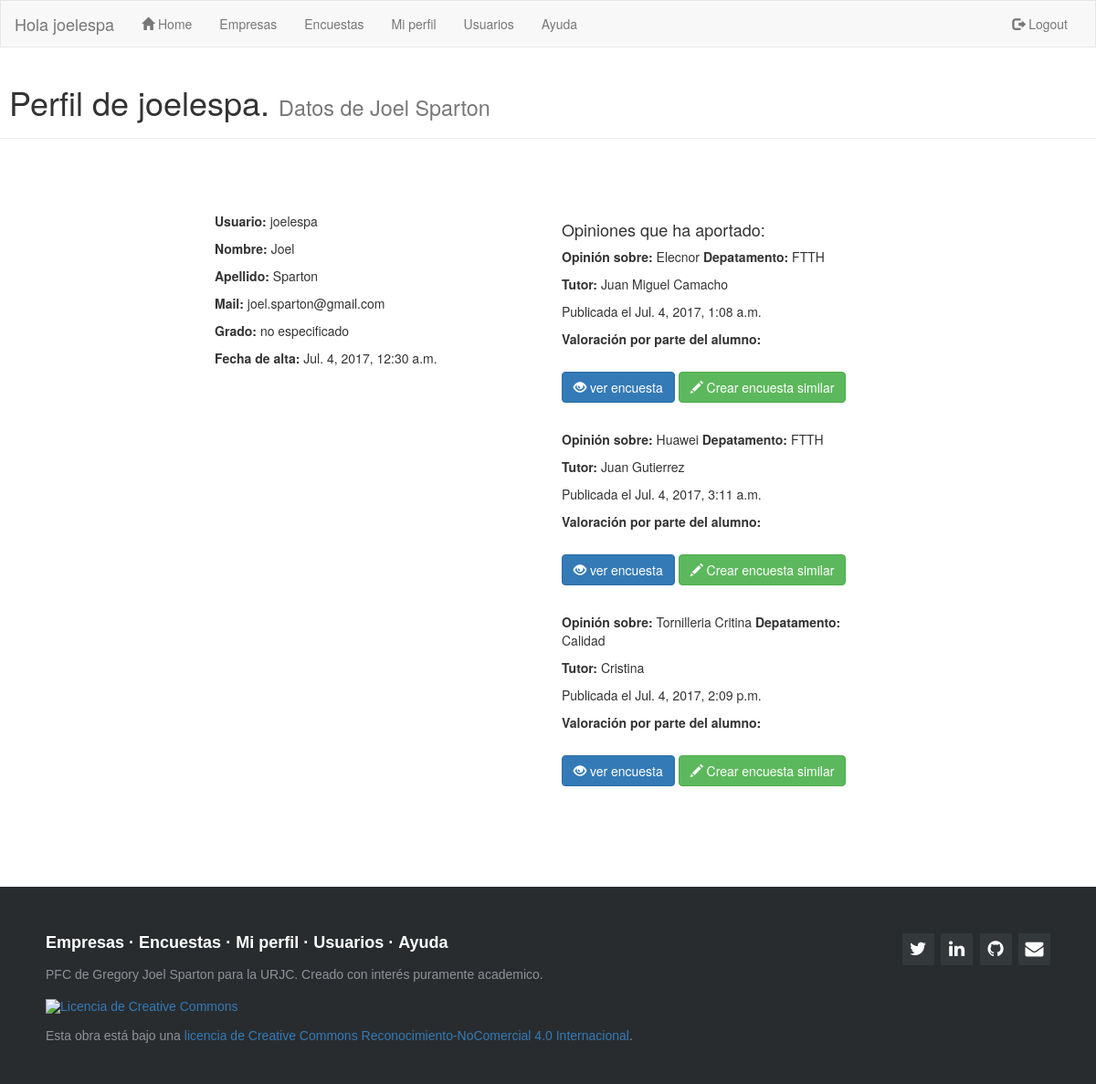
The page /usuarios/joelespa/ (signed in) on the database as committed earlier.
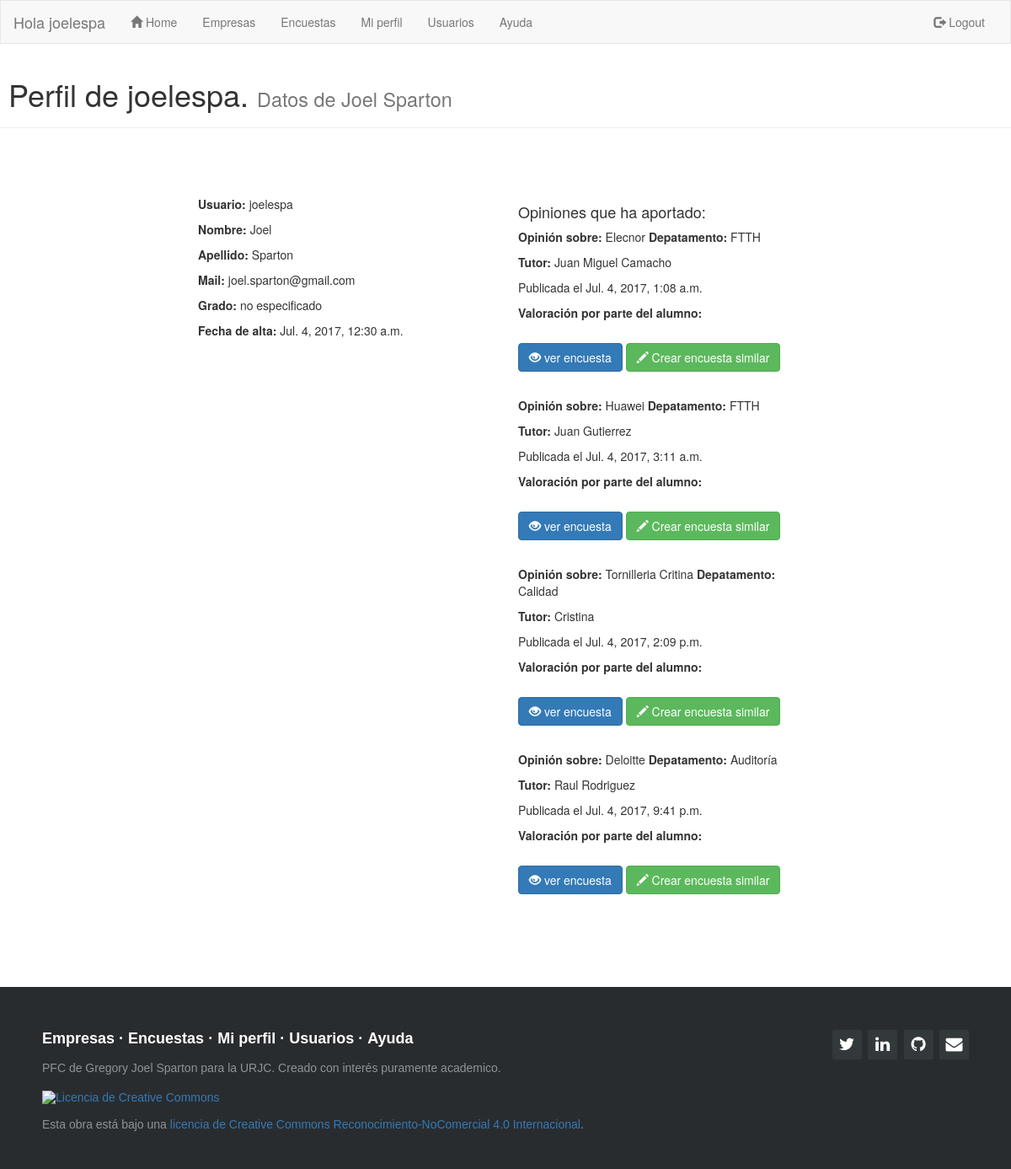
The same page on the database as committed later.
### sopa/models.py (models this page shows)
class encuestas(models.Model):
    user = models.TextField(max_length=20,null=True,blank=True,default='')
    nombre_empresa = models.TextField(max_length=30,null=True,blank=True,default='')
    tutor = models.TextField(max_length=20,null=True,blank=True,default='')
    departamento = models.TextField(max_length=20,null=True,blank=True,default='')
    id_encuesta = models.IntegerField(null=True,blank=True,default='0')
    created_date = models.DateTimeField(default=timezone.now)
    pf1 = models.TextField(max_length=20,null=True,blank=True,default='')
    pf11 = models.TextField(max_length=20,null=True,blank=True,default='')
    pf2 = models.TextField(max_length=20,null=True,blank=True,default='')
    pf22 = models.TextField(max_length=20,null=True,blank=True,default='')
    pb1 = models.TextField(max_length=20,null=True,blank=True,default='')
    pb2 = models.TextField(max_length=20,null=True,blank=True,default='')
    pb3 = models.TextField(max_length=20,null=True,blank=True,default='')
    pb4 = models.TextField(max_length=20,null=True,blank=True,default='')
    ps1 = models.TextField(max_length=20,null=True,blank=True,default='')
    ps2 = models.TextField(max_length=20,null=True,blank=True,default='')
    ps3 = models.TextField(max_length=20,null=True,blank=True,default='')
    ps4 = models.TextField(max_length=20,null=True,blank=True,default='')
    ps5 = models.TextField(max_length=20,null=True,blank=True,default='')
    ps6 = models.TextField(max_length=20,null=True,blank=True,default='')
    ps7 = models.TextField(max_length=20,null=True,blank=True,default='')
    pa1 = models.TextField(max_length=20,null=True,blank=True,default='')
    pa2 = models.TextField(max_length=20,null=True,blank=True,default='')
    nota = models.IntegerField(null=True,blank=True,default='0')

### sopa/views.py (the view)
# urls.py: url(r'^usuarios/(?P<u>.+)/$', views.detalle_usuario, name='detalle_usuarios'),
@login_required
def detalle_usuario(request, u):
    usuario = get_object_or_404(usuarios, username = u)
    try:
        grado = grados.objects.get(id_grado=usuario.id_grado)
    except ObjectDoesNotExist:
        grado = "no especificado"
    hayopiniones = encuestas.objects.filter(user = usuario)
    if hayopiniones:
        aux=""
        opiniones = hayopiniones
    else:
        aux="No ha añadido opiniones"
        opiniones = ""
    return render(request, 'sopa/detalle_usuario.html', {'titulo': 'Detalle de usuario' ,'usuario' : usuario, 'grado' : grado, 'opiniones' : opiniones, 'aux':aux})

### sopa/templates/sopa/detalle_usuario.html (shortened to what this page needs)
{% extends "sopa/index.html" %}
{% block content %}
<div class="page-header">
  <h1>&nbsp;Perfil de {{usuario.username}}. <small>Datos de {{usuario.first_name}} {{usuario.last_name}}</small></h1>
</div>
<div class="container">
    <br />
    <br />
    <br />
<div class ="col-md-4 col-md-offset-2">
<p><b> Usuario:</b> {{usuario.username}} </p>
<p><b> Nombre:</b> {{usuario.first_name}} </p>
<p><b> Apellido:</b> {{usuario.last_name}} </p>
<p><b> Mail:</b> {{usuario.email}} </p>
<p><b> Grado:</b> {{grado}}{{grado.nombre_grado}} </p>
<p><b> Fecha de alta:</b> {{usuario.date_joined}}</p>
</div>
<div class ="col-md-4" >
  <h4> Opiniones que ha aportado: </h4>
  {%for op in opiniones%}
  <p><b>Opinión sobre:</b> {{op.nombre_empresa}} <b>Depatamento:</b> {{op.departamento}}</p>
  <p><b> Tutor:</b> {{op.tutor}}</p>
  <p>Publicada el {{op.created_date}}</p>
  <p><b>Valoración por parte del alumno:</b>
    {%if op.nota != 0%} <span class="rating-static rating-{{op.nota}}0"></span></p>
    {%else%} No hay valoraciones</p>
    {%endif%}
  <p><a href='/encuesta/detalle/{{op.pk}}' class="btn btn-primary" role="button">
    <span class="glyphicon glyphicon-eye-open" aria-hidden="true"></span>    ver encuesta</a>
    <a href= "/encuesta/nueva/{{op.nombre_empresa}}/{{op.departamento}}/{{op.tutor}}"  class="btn btn-success" role="button">
      <span class="glyphicon glyphicon-pencil" aria-hidden="true"></span>    Crear encuesta similar</a></span></p>
<br>
  {% endfor %}
</div>
</div>
{% endblock content %}

Rows that differ between the two databases and show on the page:
added encuestas: nombre_empresa "Deloitte", departamento "Auditoría", tutor "Raul Rodriguez", created_date "Jul. 4, 2017, 9:41 p.m.", nota 4 (drawn)
